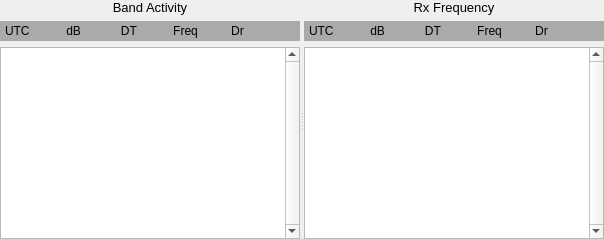
     <widget class="QSplitter" name="decodes_splitter">
      <property name="orientation">
       <enum>Qt::Horizontal</enum>
      </property>
      <widget class="QWidget" name="layoutWidget">
       <layout class="QVBoxLayout" name="verticalLayout_3">
        <item>
         <widget class="QLabel" name="lh_decodes_title_label">
          <property name="maximumSize">
           <size>
            <width>500</width>
            <height>16777215</height>
           </size>
          </property>
          <property name="font">
           <font>
            <pointsize>10</pointsize>
            <weight>50</weight>
            <bold>false</bold>
           </font>
          </property>
          <property name="text">
           <string>Band Activity</string>
          </property>
          <property name="alignment">
           <set>Qt::AlignCenter</set>
          </property>
         </widget>
        </item>
        <item>
         <widget class="QLabel" name="lh_decodes_headings_label">
          <property name="minimumSize">
           <size>
            <width>300</width>
            <height>20</height>
           </size>
          </property>
          <property name="maximumSize">
           <size>
            <width>16777215</width>
            <height>20</height>
           </size>
          </property>
          <property name="palette">
           <palette>
            <active>
             <colorrole role="Base">
              <brush brushstyle="SolidPattern">
               <color alpha="255">
                <red>252</red>
                <green>252</green>
                <blue>252</blue>
               </color>
              </brush>
             </colorrole>
             <colorrole role="Window">
              <brush brushstyle="SolidPattern">
               <color alpha="255">
                <red>170</red>
                <green>170</green>
                <blue>170</blue>
               </color>
              </brush>
             </colorrole>
            </active>
            <inactive>
             <colorrole role="Base">
              <brush brushstyle="SolidPattern">
               <color alpha="255">
                <red>252</red>
                <green>252</green>
                <blue>252</blue>
               </color>
              </brush>
             </colorrole>
             <colorrole role="Window">
              <brush brushstyle="SolidPattern">
               <color alpha="255">
                <red>170</red>
                <green>170</green>
                <blue>170</blue>
               </color>
              </brush>
             </colorrole>
            </inactive>
            <disabled>
             <colorrole role="Base">
              <brush brushstyle="SolidPattern">
               <color alpha="255">
                <red>170</red>
                <green>170</green>
                <blue>170</blue>
               </color>
              </brush>
             </colorrole>
             <colorrole role="Window">
              <brush brushstyle="SolidPattern">
               <color alpha="255">
                <red>170</red>
                <green>170</green>
                <blue>170</blue>
               </color>
              </brush>
             </colorrole>
            </disabled>
           </palette>
          </property>
          <property name="autoFillBackground">
           <bool>true</bool>
          </property>
          <property name="text">
           <string>UTC           dB            DT           Freq          Dr </string>
          </property>
          <property name="textFormat">
           <enum>Qt::PlainText</enum>
          </property>
          <property name="indent">
           <number>5</number>
          </property>
         </widget>
        </item>
        <item>
         <widget class="DisplayText" name="decodedTextBrowser">
          <property name="frameShape">
           <enum>QFrame::StyledPanel</enum>
          </property>
          <property name="verticalScrollBarPolicy">
           <enum>Qt::ScrollBarAlwaysOn</enum>
          </property>
          <property name="horizontalScrollBarPolicy">
           <enum>Qt::ScrollBarAsNeeded</enum>
          </property>
          <property name="cursorWidth">
           <number>0</number>
          </property>
          <property name="textInteractionFlags">
           <set>Qt::TextSelectableByKeyboard|Qt::TextSelectableByMouse</set>
          </property>
         </widget>
        </item>
       </layout>
      </widget>
      <widget class="QWidget" name="rh_decodes_widget" native="true">
       <layout class="QVBoxLayout" name="verticalLayout_9">
        <property name="leftMargin">
         <number>0</number>
        </property>
        <property name="topMargin">
         <number>0</number>
        </property>
        <property name="rightMargin">
         <number>0</number>
        </property>
        <property name="bottomMargin">
         <number>0</number>
        </property>
        <item>
         <widget class="QLabel" name="rh_decodes_title_label">
          <property name="font">
           <font>
            <pointsize>10</pointsize>
            <weight>50</weight>
            <bold>false</bold>
           </font>
          </property>
          <property name="text">
           <string>Rx Frequency</string>
          </property>
          <property name="alignment">
           <set>Qt::AlignCenter</set>
          </property>
         </widget>
        </item>
        <item>
         <widget class="QLabel" name="rh_decodes_headings_label">
          <property name="minimumSize">
           <size>
            <width>300</width>
            <height>20</height>
           </size>
          </property>
          <property name="maximumSize">
           <size>
            <width>16777215</width>
            <height>20</height>
           </size>
          </property>
          <property name="palette">
           <palette>
            <active>
             <colorrole role="Base">
              <brush brushstyle="SolidPattern">
               <color alpha="255">
                <red>252</red>
                <green>252</green>
                <blue>252</blue>
               </color>
              </brush>
             </colorrole>
             <colorrole role="Window">
              <brush brushstyle="SolidPattern">
               <color alpha="255">
                <red>170</red>
                <green>170</green>
                <blue>170</blue>
               </color>
              </brush>
             </colorrole>
            </active>
            <inactive>
             <colorrole role="Base">
              <brush brushstyle="SolidPattern">
               <color alpha="255">
                <red>252</red>
                <green>252</green>
                <blue>252</blue>
               </color>
              </brush>
             </colorrole>
             <colorrole role="Window">
              <brush brushstyle="SolidPattern">
               <color alpha="255">
                <red>170</red>
                <green>170</green>
                <blue>170</blue>
               </color>
              </brush>
             </colorrole>
            </inactive>
            <disabled>
             <colorrole role="Base">
              <brush brushstyle="SolidPattern">
               <color alpha="255">
                <red>170</red>
                <green>170</green>
                <blue>170</blue>
               </color>
              </brush>
             </colorrole>
             <colorrole role="Window">
              <brush brushstyle="SolidPattern">
               <color alpha="255">
                <red>170</red>
                <green>170</green>
                <blue>170</blue>
               </color>
              </brush>
             </colorrole>
            </disabled>
           </palette>
          </property>
          <property name="autoFillBackground">
           <bool>true</bool>
          </property>
          <property name="text">
           <string>UTC           dB            DT           Freq          Dr </string>
          </property>
          <property name="textFormat">
           <enum>Qt::PlainText</enum>
          </property>
          <property name="indent">
           <number>5</number>
          </property>
         </widget>
        </item>
        <item>
         <widget class="DisplayText" name="decodedTextBrowser2">
          <property name="enabled">
           <bool>true</bool>
          </property>
          <property name="verticalScrollBarPolicy">
           <enum>Qt::ScrollBarAlwaysOn</enum>
          </property>
          <property name="cursorWidth">
           <number>0</number>
          </property>
          <property name="textInteractionFlags">
           <set>Qt::TextSelectableByKeyboard|Qt::TextSelectableByMouse</set>
          </property>
         </widget>
        </item>
       </layout>
      </widget>
     </widget>
